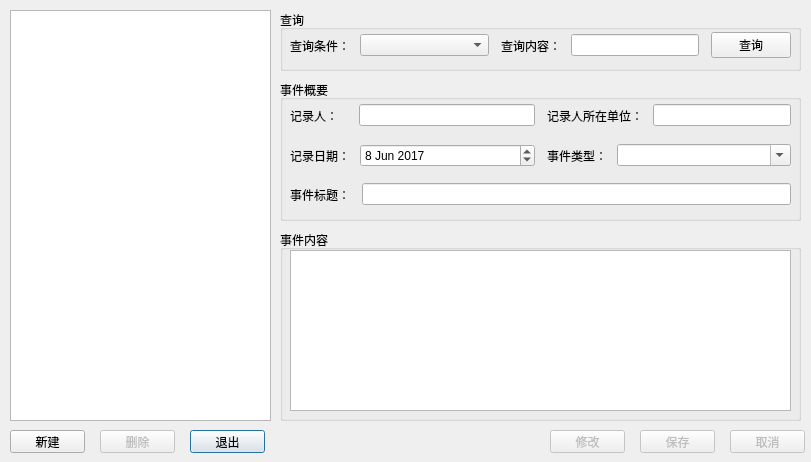
<?xml version="1.0" encoding="UTF-8"?>
<ui version="4.0">
 <class>NotesDialog</class>
 <widget class="QDialog" name="NotesDialog">
  <property name="geometry">
   <rect>
    <x>0</x>
    <y>0</y>
    <width>811</width>
    <height>462</height>
   </rect>
  </property>
  <property name="minimumSize">
   <size>
    <width>811</width>
    <height>462</height>
   </size>
  </property>
  <property name="maximumSize">
   <size>
    <width>811</width>
    <height>462</height>
   </size>
  </property>
  <property name="windowTitle">
   <string>记事本</string>
  </property>
  <widget class="QTableView" name="list_notes">
   <property name="geometry">
    <rect>
     <x>10</x>
     <y>10</y>
     <width>261</width>
     <height>411</height>
    </rect>
   </property>
   <property name="editTriggers">
    <set>QAbstractItemView::NoEditTriggers</set>
   </property>
   <property name="selectionMode">
    <enum>QAbstractItemView::SingleSelection</enum>
   </property>
   <property name="selectionBehavior">
    <enum>QAbstractItemView::SelectRows</enum>
   </property>
   <attribute name="horizontalHeaderStretchLastSection">
    <bool>false</bool>
   </attribute>
   <attribute name="verticalHeaderDefaultSectionSize">
    <number>25</number>
   </attribute>
   <attribute name="verticalHeaderMinimumSectionSize">
    <number>15</number>
   </attribute>
  </widget>
  <widget class="QPushButton" name="btn_add">
   <property name="geometry">
    <rect>
     <x>10</x>
     <y>430</y>
     <width>75</width>
     <height>23</height>
    </rect>
   </property>
   <property name="text">
    <string>新建</string>
   </property>
  </widget>
  <widget class="QPushButton" name="btn_delete">
   <property name="enabled">
    <bool>false</bool>
   </property>
   <property name="geometry">
    <rect>
     <x>100</x>
     <y>430</y>
     <width>75</width>
     <height>23</height>
    </rect>
   </property>
   <property name="text">
    <string>删除</string>
   </property>
  </widget>
  <widget class="QPushButton" name="btn_update">
   <property name="enabled">
    <bool>false</bool>
   </property>
   <property name="geometry">
    <rect>
     <x>550</x>
     <y>430</y>
     <width>75</width>
     <height>23</height>
    </rect>
   </property>
   <property name="text">
    <string>修改</string>
   </property>
  </widget>
  <widget class="QPushButton" name="btn_quit">
   <property name="geometry">
    <rect>
     <x>190</x>
     <y>430</y>
     <width>75</width>
     <height>23</height>
    </rect>
   </property>
   <property name="text">
    <string>退出</string>
   </property>
   <property name="default">
    <bool>true</bool>
   </property>
  </widget>
  <widget class="QPushButton" name="btn_cancel">
   <property name="enabled">
    <bool>false</bool>
   </property>
   <property name="geometry">
    <rect>
     <x>730</x>
     <y>430</y>
     <width>75</width>
     <height>23</height>
    </rect>
   </property>
   <property name="text">
    <string>取消</string>
   </property>
  </widget>
  <widget class="QPushButton" name="btn_save">
   <property name="enabled">
    <bool>false</bool>
   </property>
   <property name="geometry">
    <rect>
     <x>640</x>
     <y>430</y>
     <width>75</width>
     <height>23</height>
    </rect>
   </property>
   <property name="text">
    <string>保存</string>
   </property>
  </widget>
  <widget class="QGroupBox" name="box_select">
   <property name="geometry">
    <rect>
     <x>280</x>
     <y>10</y>
     <width>521</width>
     <height>61</height>
    </rect>
   </property>
   <property name="title">
    <string>查询</string>
   </property>
   <widget class="QWidget" name="horizontalLayoutWidget_3">
    <property name="geometry">
     <rect>
      <x>10</x>
      <y>20</y>
      <width>501</width>
      <height>31</height>
     </rect>
    </property>
    <layout class="QHBoxLayout" name="horizontalLayout_3">
     <property name="spacing">
      <number>12</number>
     </property>
     <item>
      <layout class="QHBoxLayout" name="horizontalLayout" stretch="0,3">
       <property name="spacing">
        <number>10</number>
       </property>
       <item>
        <widget class="QLabel" name="label_condition">
         <property name="text">
          <string>查询条件：</string>
         </property>
        </widget>
       </item>
       <item>
        <widget class="QComboBox" name="combo_condition"/>
       </item>
      </layout>
     </item>
     <item>
      <layout class="QHBoxLayout" name="horizontalLayout_2" stretch="1,3">
       <property name="spacing">
        <number>10</number>
       </property>
       <item>
        <widget class="QLabel" name="label_select_content">
         <property name="text">
          <string>查询内容：</string>
         </property>
        </widget>
       </item>
       <item>
        <widget class="QLineEdit" name="edit_select_content">
         <property name="maxLength">
          <number>255</number>
         </property>
        </widget>
       </item>
      </layout>
     </item>
     <item>
      <widget class="QPushButton" name="btn_select">
       <property name="text">
        <string>查询</string>
       </property>
      </widget>
     </item>
    </layout>
   </widget>
  </widget>
  <widget class="QGroupBox" name="box_summary">
   <property name="geometry">
    <rect>
     <x>280</x>
     <y>80</y>
     <width>521</width>
     <height>141</height>
    </rect>
   </property>
   <property name="title">
    <string>事件概要</string>
   </property>
   <widget class="QWidget" name="horizontalLayoutWidget_4">
    <property name="geometry">
     <rect>
      <x>10</x>
      <y>20</y>
      <width>501</width>
      <height>31</height>
     </rect>
    </property>
    <layout class="QHBoxLayout" name="horizontalLayout_4">
     <property name="spacing">
      <number>12</number>
     </property>
     <item>
      <layout class="QHBoxLayout" name="horizontalLayout_5" stretch="1,3">
       <property name="spacing">
        <number>10</number>
       </property>
       <item>
        <widget class="QLabel" name="label_writer">
         <property name="text">
          <string>记录人：</string>
         </property>
        </widget>
       </item>
       <item>
        <widget class="QLineEdit" name="edit_writer">
         <property name="maxLength">
          <number>50</number>
         </property>
        </widget>
       </item>
      </layout>
     </item>
     <item>
      <layout class="QHBoxLayout" name="horizontalLayout_6" stretch="1,3">
       <property name="spacing">
        <number>10</number>
       </property>
       <item>
        <widget class="QLabel" name="label_unit">
         <property name="text">
          <string>记录人所在单位：</string>
         </property>
        </widget>
       </item>
       <item>
        <widget class="QLineEdit" name="edit_unit">
         <property name="maxLength">
          <number>50</number>
         </property>
        </widget>
       </item>
      </layout>
     </item>
    </layout>
   </widget>
   <widget class="QWidget" name="">
    <property name="geometry">
     <rect>
      <x>10</x>
      <y>100</y>
      <width>501</width>
      <height>29</height>
     </rect>
    </property>
    <layout class="QHBoxLayout" name="horizontalLayout_12" stretch="1,8">
     <property name="spacing">
      <number>12</number>
     </property>
     <item>
      <widget class="QLabel" name="label_title">
       <property name="text">
        <string>事件标题：</string>
       </property>
      </widget>
     </item>
     <item>
      <widget class="QLineEdit" name="edit_title">
       <property name="maxLength">
        <number>100</number>
       </property>
      </widget>
     </item>
    </layout>
   </widget>
   <widget class="QWidget" name="horizontalLayoutWidget_5">
    <property name="geometry">
     <rect>
      <x>10</x>
      <y>60</y>
      <width>501</width>
      <height>31</height>
     </rect>
    </property>
    <layout class="QHBoxLayout" name="horizontalLayout_7">
     <property name="spacing">
      <number>12</number>
     </property>
     <item>
      <layout class="QHBoxLayout" name="horizontalLayout_8" stretch="1,3">
       <property name="spacing">
        <number>10</number>
       </property>
       <item>
        <widget class="QLabel" name="label_date">
         <property name="text">
          <string>记录日期：</string>
         </property>
        </widget>
       </item>
       <item>
        <widget class="QDateEdit" name="date_tm">
         <property name="date">
          <date>
           <year>2017</year>
           <month>6</month>
           <day>8</day>
          </date>
         </property>
        </widget>
       </item>
      </layout>
     </item>
     <item>
      <layout class="QHBoxLayout" name="horizontalLayout_9" stretch="1,3">
       <property name="spacing">
        <number>10</number>
       </property>
       <item>
        <widget class="QLabel" name="label_type">
         <property name="text">
          <string>事件类型：</string>
         </property>
        </widget>
       </item>
       <item>
        <widget class="QComboBox" name="combo_type">
         <property name="editable">
          <bool>true</bool>
         </property>
        </widget>
       </item>
      </layout>
     </item>
    </layout>
   </widget>
  </widget>
  <widget class="QGroupBox" name="box_content">
   <property name="geometry">
    <rect>
     <x>280</x>
     <y>230</y>
     <width>521</width>
     <height>191</height>
    </rect>
   </property>
   <property name="title">
    <string>事件内容</string>
   </property>
   <widget class="QPlainTextEdit" name="edit_content">
    <property name="geometry">
     <rect>
      <x>10</x>
      <y>20</y>
      <width>501</width>
      <height>161</height>
     </rect>
    </property>
   </widget>
  </widget>
 </widget>
 <resources/>
 <connections>
  <connection>
   <sender>btn_quit</sender>
   <signal>clicked()</signal>
   <receiver>NotesDialog</receiver>
   <slot>close()</slot>
   <hints>
    <hint type="sourcelabel">
     <x>227</x>
     <y>441</y>
    </hint>
    <hint type="destinationlabel">
     <x>405</x>
     <y>230</y>
    </hint>
   </hints>
  </connection>
 </connections>
</ui>
